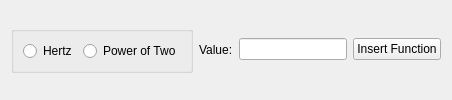
                                <widget class="QWidget" name="BSContinuumPage">
                                  <layout class="QVBoxLayout" name="BSContinuumPageLayout">
                                          <item>
                                          <layout class="QHBoxLayout" name="continuumFreqLayout">
                                              <item>
                                                <widget class="QGroupBox" name="continuumFreqGroup">
                                                <property name="minimumHeight"><number>50</number></property>
                                                <property name="maximumHeight"><number>50</number></property>
                                                <layout class="QHBoxLayout" name="continuumFreqGroupLayout">
                                                    <item>
                                                      <widget class="QRadioButton" name="hertzRadio">
                                                      <property name="text"><string>Hertz</string></property>
                                                      </widget>
                                                    </item>
                                                    <item>
                                                      <widget class="QRadioButton" name="powerOfTwoRadio">
                                                      <property name="text"><string>Power of Two</string></property>
                                                      </widget>
                                                    </item>
                                                </layout>
                                                </widget>
                                              </item>
                                              <item>
                                                  <widget class="QLabel" name="continuumFreqLabel">
                                                  <property name="text"><string>Value:</string></property>
                                                  </widget>
                                              </item>
                                              <item>
                                                  <widget class="QLineEdit" name="continuumFreqEntry"/>
                                              </item>
                                              <item>
                                                  <widget class="QPushButton" name="BSContinuumButton">
                                                  <property name="text">
                                                      <string>Insert Function</string>
                                                  </property>
                                                  </widget>
                                              </item>
                                          </layout>
                                          </item>   
                                  </layout>
                                </widget>
